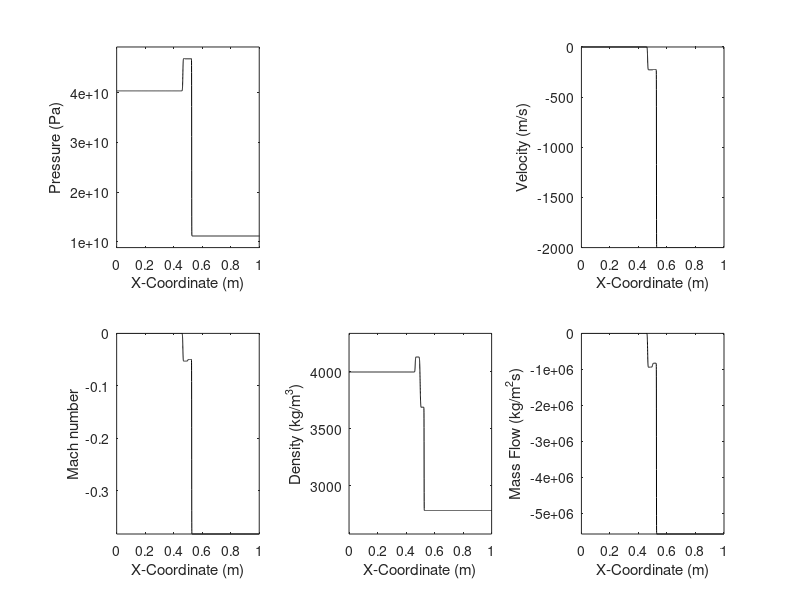

MATLAB code for this plot:
clear;
clc;
close all;

%Model parameters
%------------------------------------------------------------------------%
n=10001;                  %Number of grid points
L=1;                    %Length of domain
h=L/(n-1);              %Spatial step size
CFL=0.3;               %CFL number for stability
t_final=500e-8;         %Final time
x=0:h:L;

%Material params
%------------------------------------------------------------------------%
G= 76e9;                %Shear Modulus
rho0= 2785;               %Density
Grun= 2.0;              %Gruneisen parameter
Sigma= 1.338;           %related to dK/dp
specheat= 897;           %J/kg K

%Initial conditions
%------------------------------------------------------------------------%
p_l=8e9;            
p_r=0;            
rho_l=4000;            
rho_r=rho0;        
u_l=0;              
u_r=-2000;

p(1:1:(n+1)/2)=p_l;
p((n+3)/2:1:n)=p_r;
rho(1:1:(n+1)/2)=rho_l;
rho((n+3)/2:1:n)=rho_r;
u(1:1:(n+1)/2)=u_l;
u((n+3)/2:1:n)=u_r;
T(1:n)= 298;
rho0v(1:n)=rho0;

e0v=specheat*T;                                      %Undeformed internal energy
E=e0v+0.5*p.*(1./rho0v-1./rho)+0.5*u.^2;              %Total Energy
a=sqrt(G./rho);                                     %Speed of sound
a0=sqrt(G/rho0);
dt=CFL*h/max(abs(u+a));
step=0;

%Time iteration
%------------------------------------------------------------------------%
for t=dt:dt:t_final
    %Define q & F matrix
    q=[rho; rho.*u; rho.*E];
    F=[rho.*u; rho.*u.^2+p; u.*(rho.*E+p)];
    %Update q matrix and flow parameters
    q(1:3,2:n-1)=0.5*(q(1:3,3:n)+q(1:3,1:n-2))-dt/(2*h)*(F(1:3,3:n)-F(1:3,1:n-2));
    rho=q(1,1:n);
    u=q(2,1:n)./rho(1:n);
    E=q(3,1:n)./rho;
    %Using linear shock speed model:
    %Calculate pressure and energy along shock Hugoniot
    xi= 1./rho0v-1./rho;
    pH= a0^2*xi./(1./rho0v-Sigma*xi).^2;
    eH= e0v+(pH/2).*xi;
    %Calculate pressure based on first-order Mie-Gruneisen approx
    p=pH+Grun*rho.*(E-eH);
    step=step+1;
end
%calculation of flow parameters
a=sqrt(G./rho);
M=u./a;
p_ref=101325;           %Reference air pressure (N/m^2)
rho_ref=1.225;          %Reference air density (kg/m^3)
%s=1/(gamma-1)*(log(p/p_ref)+gamma*log(rho_ref./rho));   %Entropy w.r.t reference condition
Q=rho.*u;                                               %Mass Flow rate per unit area
%------------------------------------------------------------------------%
offset=0.05;
subplot(231);plot(x,p,'k');xlabel('X-Coordinate (m)');ylabel('Pressure (Pa)');ylim([min(p)-(offset)*max(p) (1+offset)*max(p)]);
%subplot(232);plot(x,s,'k');xlabel('X-Coordinate (m)');ylabel('Entropy/R gas');ylim([min(s)-(offset)*max(s) (1+offset)*max(s)]);
subplot(233);plot(x,u,'k');xlabel('X-Coordinate (m)');ylabel('Velocity (m/s)');ylim([min(u)-(offset)*max(u) (1+offset)*max(u)]);
subplot(234);plot(x,M,'k');xlabel('X-Coordinate (m)');ylabel('Mach number');ylim([min(M)-(offset)*max(M) (1+offset)*max(M)]);
subplot(235);plot(x,rho,'k');xlabel('X-Coordinate (m)');ylabel('Density (kg/m^3)');ylim([min(rho)-(offset)*max(rho) (1+offset)*max(rho)]);
subplot(236);plot(x,Q,'k');xlabel('X-Coordinate (m)');ylabel('Mass Flow (kg/m^2s)');ylim([min(Q)-(offset)*max(Q) (1+offset)*max(Q)]);
%------------------------------------------------------------------------%
step